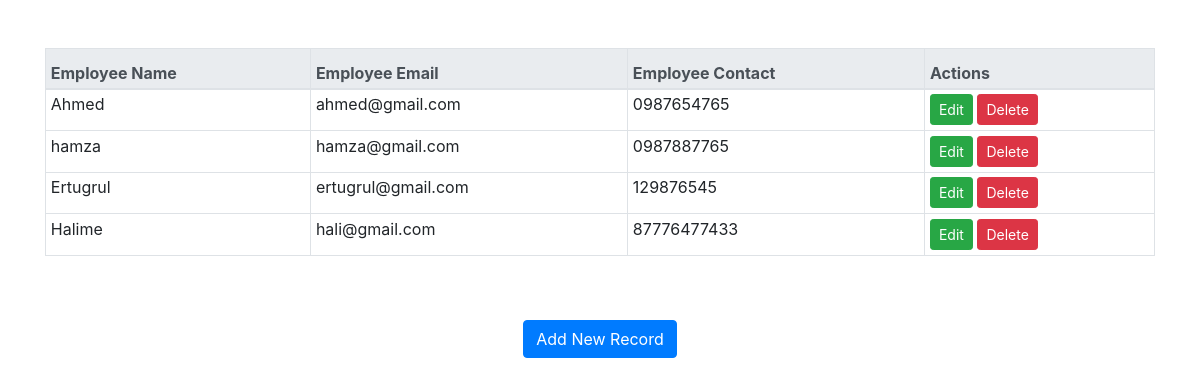
The page /show on the database its author committed.
### employee_register/models.py (models this page shows)
class Employee(models.Model):
	ename=models.CharField(max_length=100)
	eemail=models.EmailField()
	econtact=models.CharField(max_length=15)

### employee_register/views.py (the view)
# urls.py: path('show',views.show),
def show(request):
    employees=Employee.objects.all()
    return render(request,'show.html',{'employees':employees})

### employee_register/templates/show.html (shortened to what this page needs)
<html lang="en">
<head>
     {% load static %}
    <link rel="stylesheet" href="{% static 'css/bootstrap.min.css' %}"/>
</head>
<body>
<div class="container mt-5">
<table class="table  table-bordered table-sm">
    <thead class="thead-light">
    <tr style="height:40px;padding:5px;">
        <th>Employee Name</th>
        <th>Employee Email</th>
        <th>Employee Contact</th>
        <th>Actions</th>
    </tr>
    </thead>
    <tbody>
{% for employee in employees %}
    <tr>
        <td>{{ employee.ename }}</td>
        <td>{{ employee.eemail }}</td>
        <td>{{ employee.econtact }}</td>
        <td>
            <a href="/edit/{{ employee.id }}"  class="btn btn-success btn-sm">Edit</span></a>
            <a href="/delete/{{ employee.id }}" class="btn btn-danger btn-sm">Delete</a>
        </td>
    </tr>
{% endfor %}
    </tbody>
</table>
</div>
<br>
<br>
<center><a href="/emp" class="btn btn-primary">Add New Record</a></center>
</body>
</html>

### rows shown on the page
Employee: ename "Ahmed", eemail "ahmed@gmail.com", econtact "0987654765"
Employee: ename "hamza", eemail "hamza@gmail.com", econtact "0987887765"
Employee: ename "Ertugrul", eemail "ertugrul@gmail.com", econtact "129876545"
Employee: ename "Halime", eemail "hali@gmail.com", econtact "87776477433"
